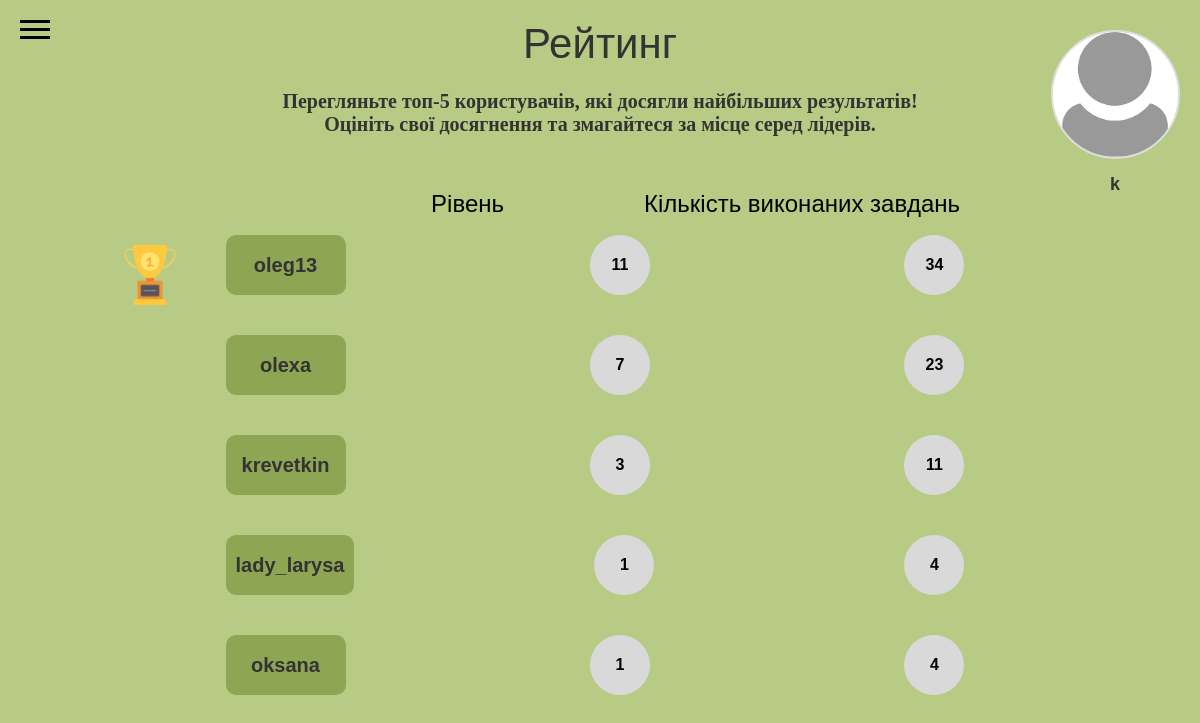
The app's page /settings/statistics/ (signed in) with its own data.
### profiles/models.py (models this page shows)
class Profile(models.Model):
    user = models.OneToOneField(User, on_delete=models.CASCADE)
    avatar = models.ImageField(upload_to='avatars/', default='avatars/default.png')
    level = models.IntegerField(default=0)
    points_balance = models.IntegerField(default=0)
    completed_tasks_count = models.IntegerField(default=0)

### profiles/views.py (the view)
# urls.py: path('statistics/', views.leaderboard_and_statistics_view, name='statistics'),
def leaderboard_and_statistics_view(request):
    top_users = Profile.objects.filter(level__isnull=False).order_by('-level')[:5]
    completed_tasks = 150
    return render(request, 'statistics/index.html', {
        'top_users': top_users,
        'completed_tasks': completed_tasks,
    })

### templates/statistics/index.html (shortened to what this page needs)
<!DOCTYPE html>
<html lang="uk">
<head>
    {% load static %}
    <link rel="stylesheet" href="{% static 'statistics/css/index.css' %}">
    <link rel="stylesheet" href="{% static 'sidebar.css' %}">
    <link rel="stylesheet" href="{% static 'profile_btn.css' %}">
</head>
<body>
    {% include 'sidebar.html' %}
    {% include 'profile_btn.html' %}
    <h1 class="leaderboard-text">Рейтинг</h1>
    <img src="{% static 'images/winphoto.png' %}" alt="Win Photo" id="cup">
    <div class="description">
        Перегляньте топ-5 користувачів, які досягли найбільших результатів!<br>
        Оцініть свої досягнення та змагайтеся за місце серед лідерів.
    </div>
    <div class="leaderboard">
        {% if top_users %}
            {% for user in top_users %}
                <div class="leaderboard-item">
                    <p class="leaderboard-username">{{ user.user.username }}</p>
                    <div class="level-circle">{{ user.level }}</div>
                    <div class="points-circle">{{ user.completed_tasks_count }}</div>
                </div>
            {% endfor %}
        {% else %}
            <div class="leaderboard-item">
                <p>Немає доступних користувачів.</p>
            </div>
        {% endif %}
    </div>
    <div class="text-container">
        <div class="text-item">
            <span>Рівень</span>
        </div>
        <div class="text-item">
            <span>Кількість виконаних завдань</span>
        </div>
    </div>
</body>
</html>

### templates/profile_btn.html
{% load static %}
<a href="{% url 'profile' %}">
    <div class="profile-container">
        <div class="profile-icon-container">
            <img src="{% if user.profile.avatar %}{{ user.profile.avatar.url }}{% else %}{% static 'images/default-avatar.png' %}{% endif %}" alt="Profile Icon" class="profile-icon">
        </div>
        <div class="profile-username-container">
            <span class="profile-username">{{ user.username }}</span>
        </div>
    </div>
</a>

### static/statistics/css/index.css (style rules this page uses)
body { background-color: #B8CB85; font-family: Arial, sans-serif; color: #333; margin: 0; padding: 20px; display: flex; flex-direction: column; align-items: center; height: 80vh; position: relative; }
h1 { font-family: 'Odor Mean Chey', sans-serif; font-weight: 500; font-size: 44px; color: #333; text-align: center; margin: 0; margin-bottom: 20px; margin-top: -250px; position: fixed; }
.leaderboard-text { font-size: 42px; position: fixed; margin-top: 0px; }
.description { font-family: 'Odor Mean Chey', cursive; font-size: 20px; font-weight: 700; color: #333; max-width: 800px; margin: 50px auto; padding: 20px; text-align: center; }
.text-container { display: flex; justify-content: flex-end; gap: 0px; position: absolute; top: 100px; right: 20px; position: fixed; }
.text-item { font-family: 'Nunito', sans-serif; font-size: 24px; color: #000000; text-align: center; margin-top: 90px; margin-right: 220px; padding: 0rem 0rem; margin-left: -80px; }
#cup { width: 10%; height: auto; max-width: 60px; border-radius: 10px; margin-left: -900px; margin-top: 225px; position: fixed; }
.leaderboard { position: fixed; display: flex; flex-direction: column; margin-top: 195px; margin-left: 0px; }
.leaderboard-item { display: flex; justify-content: space-between; align-items: center; padding: 0px; border-radius: 5px; gap: 230px; }
.leaderboard-username { background-color: #8EA553; border-radius: 10px; padding: 10px; font-size: 20px; font-weight: bold; min-width: 100px; min-height: 40px; display: flex; align-items: center; justify-content: center; }
.level-circle, .points-circle { width: 60px; height: 60px; border-radius: 50%; background-color: #D9D9D9; display: flex; justify-content: center; align-items: center; font-family: 'Nunito', sans-serif; color: #000000; font-weight: bold; margin: 10px; }

### static/profile_btn.css (style rules this page uses)
.profile-container { display: flex; flex-direction: column; align-items: center; width: 150px; height: auto; margin-left: auto; margin-right: 0; margin-top: 20px; position: fixed; top: 10px; right: 10px; z-index: 200; }
.profile-icon-container { width: 125px; height: 125px; border-radius: 50%; overflow: hidden; border: 2px solid #ddd; display: flex; justify-content: center; align-items: center; background-color: #f4f4f4; margin-bottom: 10px; }
.profile-icon { width: 100%; height: 100%; object-fit: cover; }
.profile-username-container { margin-top: 5px; text-align: center; }
.profile-username { font-size: 18px; color: #333; font-weight: bold; margin: 0; }

### records on screen
Profile: user.username "oleg13", level "11", completed_tasks_count "34"
Profile: user.username "olexa", level "7", completed_tasks_count "23"
Profile: user.username "krevetkin", level "3", completed_tasks_count "11"
Profile: user.username "lady_larysa", level "1", completed_tasks_count "4"
Profile: user.username "oksana", level "1", completed_tasks_count "4"

### other values on screen
{{ user.username }} "k"
